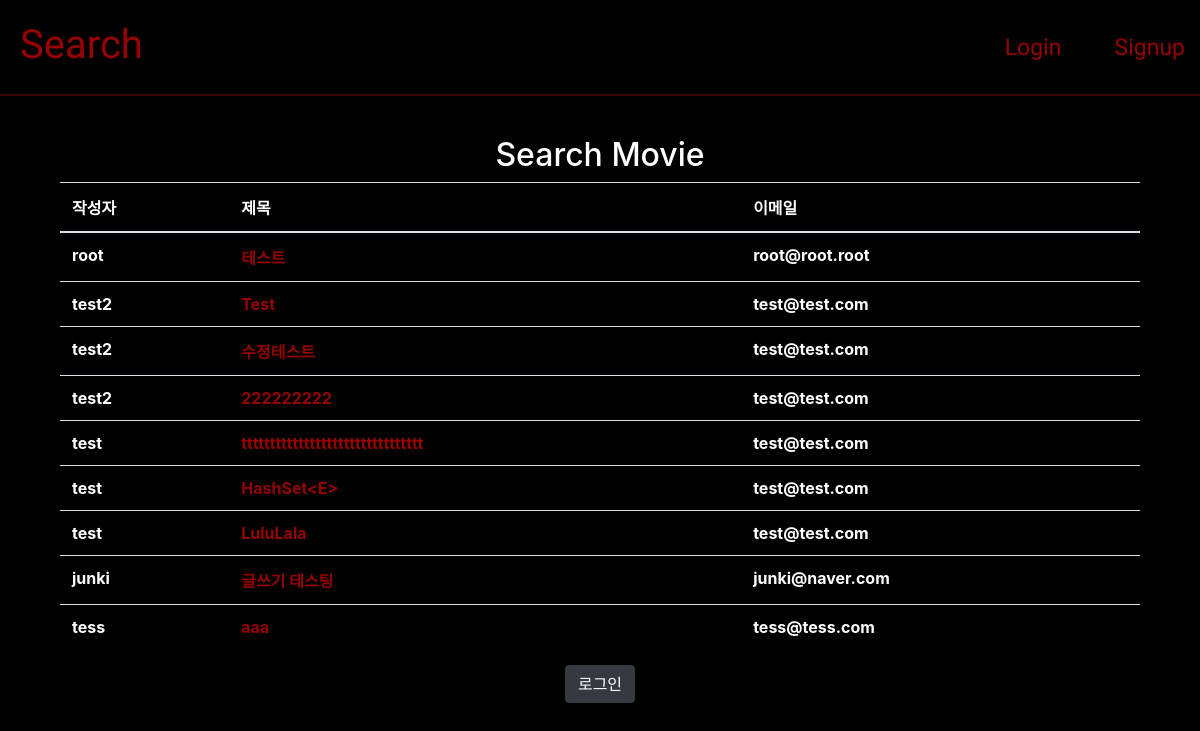
/board/, run on the app's committed database.
### main/models.py (models this page shows, shortened)
class Users(models.Model):
    name=models.CharField(max_length =50)
    email=models.EmailField()
    title=models.CharField(max_length =50)
    comment=models.TextField(max_length=500)

### main/views.py (the view)
# urls.py: path('board/',views.board, name="board"),
def board(request):
    boardlist = Users.objects.all()
    return render(request,'main/board.html',
                 {'boardlist':boardlist})

### main/templates/main/board.html (shortened to what this page needs)
<html>
<head>
<link rel="stylesheet" href="https://use.fontawesome.com/releases/v5.6.3/css/all.css">
  <link rel="stylesheet" href="https://stackpath.bootstrapcdn.com/bootstrap/4.3.1/css/bootstrap.min.css">
</head>
<body>
  <div id="nav">
    <h1 class="logo"><a href="https://moviesearch-sncjv.run.goorm.io">Search</a></h1>
    <nav>
      <ul>
        <li class="menu"><a href="https://moviesearch-sncjv.run.goorm.io/signup">Signup</a></li>
        {% if user.is_active %}
        <li class="menu"><a href="https://moviesearch-sncjv.run.goorm.io/logout">Logout</a></li>
        <li class="menu"><a href="https://moviesearch-sncjv.run.goorm.io/profile">Profile</a></li>
        <li class="menu"><a href="https://moviesearch-sncjv.run.goorm.io/board">Board</a></li>
        <li class="menu"><a href="https://moviesearch-sncjv.run.goorm.io/movies">All</a></li>
        {% else %}
        <li class="menu"><a href="/login">Login</a></li>
        {%endif%}
      </ul>
    </nav>
  </div>
  <div id="searchbar" class="container ">
    <h2>Search Movie</h2>
    <div class="container">
      <table class="table table-hover">
        <thead>
          <tr>
            <th style="color:white">작성자</th>
            <th style="color:white">제목</th>
            <th style="color:white">이메일</th>
          </tr>
        </thead>
        <tbody>
          {% for Users in boardlist %}
          <tr>
            <th>{{ Users.name }}</th>
            <th><a href="https://moviesearch-sncjv.run.goorm.io/board/{{Users.pk}}">{{ Users.title }}</a></th>
            <th>{{ Users.email }}</th>
          </tr>
          {% endfor %}
        </tbody>
      </table>
    </div>
	{% if user.is_active %}
    <a class="btn btn-dark writebtn numdec" href="/write" role="button">글쓰기</a>
	  {%else%}
    <a class="btn btn-dark writebtn numdec" href="/login" role="button">로그인</a>
	  {%endif%}
	</div>
</body>
</html>

### main/templates/main/board.html (style rules this page uses)
body { background: black; }
#searchbar { text-align: center; color: white; margin-top: 40px; }
a { color: #960303; }
a:link { text-decoration: none; }
#nav { height: 80px; color: #960303; border-bottom: 2px solid #3a0707; font-family: 'Baloo Paaji', cursive; }
.logo { padding: 5px; margin-left: 15px; float: left; }
.menu { float: right; list-style: none; margin-left: 2%; padding: 15px; font-size: 23px; }
tbody { color: white; }

### data on the page
Users: name "root", title "테스트", email "root@root.root"
Users: name "test2", title "Test", email "test@test.com"
Users: name "test2", title "수정테스트", email "test@test.com"
Users: name "test2", title "222222222", email "test@test.com"
Users: name "test", title "tttttttttttttttttttttttttttttttt", email "test@test.com"
Users: name "test", title "HashSet<E>", email "test@test.com"
Users: name "test", title "LuluLala", email "test@test.com"
Users: name "junki", title "글쓰기 테스팅", email "junki@naver.com"
Users: name "tess", title "aaa", email "tess@tess.com"
